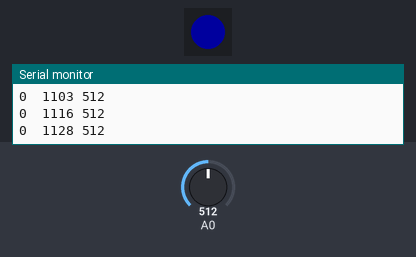
A sketch run on a simulated Arduino Uno, built with avr-gcc and run on an emulated ATmega328P. On the bench: 1 RGB LEDs in strip order, left to right, the last lines printed to the serial monitor. Inputs (shaded band) come from the test bench; at power-on: A0 = 512. Dim RGB values are drawn brighter than linear.

Above: at 1.2 s.
1.3 s: A0 set to 11
2.8 s: A0 set to 8
At 5.7 s:
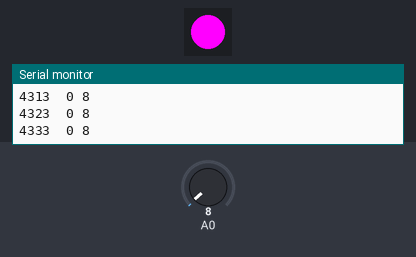
5.8 s: A0 set to 184
At 8.7 s:
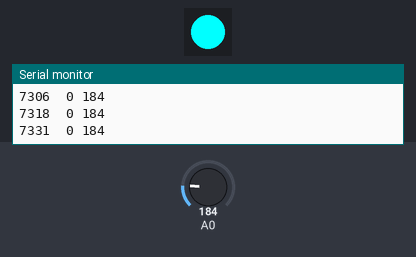
8.8 s: A0 set to 211
Timing chart, 0 to 11.8 s (numbered marks = the images above; inputs shaded):
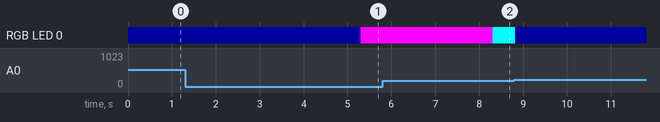

The sketch:

heat_map.ino
```cpp
#include <Adafruit_NeoPixel.h>
#define NUMPIXELS      1
#define F0 6

int s2;
int fadeValue = 0;
unsigned long t2;
int time = 0;
unsigned long off2;
unsigned long on2;
unsigned int diff1;
unsigned int diff2;


Adafruit_NeoPixel pixels = Adafruit_NeoPixel(NUMPIXELS, F0, NEO_GRB + NEO_KHZ800);

int flag = 0 ;

// the setup routine runs once when you press reset:
void setup() {
  // initialize serial communication at 9600 bits per second:
  //pinMode(13, OUTPUT);
  pixels.begin();
  Serial.begin(9600);

}

// the loop routine runs over and over again forever:
void loop() {

  // read the input on analog pin 0:
  //int s1 = analogRead(A0);
  s2 = analogRead(A0);
  //Detect contact
   if(s2 >200)
  {
     flag=0;
     off2 = millis();
  }
  else

  {
   flag=1;
   on2=millis();

  }


 //core heat-mapping logic
  time = millis();
  diff1 = abs(time - off2);
  diff2 = abs(time - on2);


 if(diff1< 200000000)
 {

  if(diff1 > 60000)
  {
   pixels.setPixelColor(0, pixels.Color(255,0,0));
     pixels.show();
  }
  if(diff1 > 20000 && diff1 <
  60000)
 {
   pixels.setPixelColor(0, pixels.Color(255,255,0));
     pixels.show();
 }
  if(diff1 > 10000 && diff1 < 19999)
  {
    pixels.setPixelColor(0, pixels.Color(255,255,255));
     pixels.show();
  }
  if(diff1 > 7000 && diff1 < 9999){
     pixels.setPixelColor(0, pixels.Color(0,255,255));
     pixels.show();
  }

   if(diff1 > 4000 && diff1 < 6999)
   {
     pixels.setPixelColor(0, pixels.Color(255,0,255));
     pixels.show();
  }

  if(diff1<3999)
  {
    pixels.setPixelColor(0, pixels.Color(0,0,30));
     pixels.show();
  }

 }
 //managing overflows due to different data lengths
  else
  {

     pixels.setPixelColor(0, pixels.Color(0,0,0));
     pixels.show();

  }

 Serial.println(String(diff1)+"\t"+ String(diff2) + " " + String(s2));

 //delay(100);       // delay in between reads for stability
}
```

Measured:
- the behaviour switches between 10 and 9 on A0 (found by bisection; images 0 and 1)
